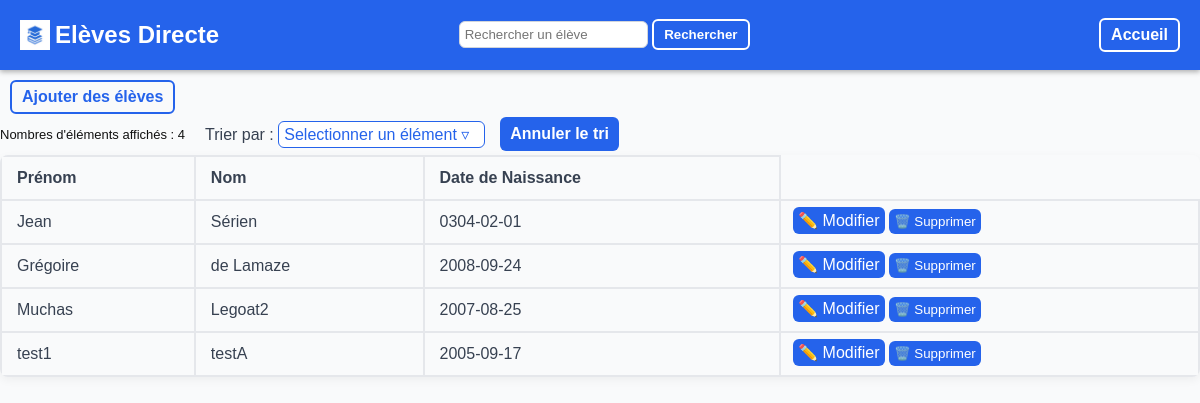
/eleve/liste, run on the app's committed database.
### tables this page shows
CREATE TABLE Eleve (
    Id INTEGER PRIMARY KEY AUTOINCREMENT,
    Prenom TEXT NOT NULL,
    Nom TEXT NOT NULL,
    Date_de_Naissance DATE NOT NULL,
    Id_Classe INTEGER,
    FOREIGN KEY (Id_Classe)
        REFERENCES Classe(Id)
        ON DELETE CASCADE
        ON UPDATE CASCADE
    );

### Backend.py (the view, shortened to what this page needs)
@app.route('/eleve/liste', methods=["POST","GET"])
def liste():
    return render_template('liste.html', valeurs=execute_sql("SELECT * FROM Eleve"), colonnes=colonnes_eleve, infos= {"element" : "élève","URL_ajout": "/eleve/ajout", "titre": "Ajouter des élèves", "ajout_boutton": "Ajouter des élèves" })

### Backend.py (called while the page is built)
def execute_sql(commande, argument=()):
    conn = sqlite3.connect(DB_NAME)
    c = conn.cursor()
    c.execute(commande, argument)
    valeurs = c.fetchall()
    conn.commit()
    conn.close()
    return valeurs

### templates/liste.html (shortened to what this page needs)
<!DOCTYPE html>
<html lang="fr">
<head>
    <link rel="stylesheet" href="../static/styles.css">
</head>
<body>
    {% include "composants/topbar.html" %}
   <a class="back_button" href='{{infos["URL_ajout"]}}'>{{infos["ajout_boutton"]}}</a>
        <div class="haut_tableau">
            <p id="compteur_text" class="compteur">Nombres d'éléments affichés : <span id="compteur"></span></p>
            <div class="dropdown" id="dropdown">
                <label for="dropdown">Trier par : </label>
                <div class="dropdown-button" onclick="toggleMenu()">Selectionner un élément &#9663;
                </div>
            </div>
            <a href='{{infos["URL_actuelle"]}}' class="annuler-button">Annuler le tri</a>
        </div>
    <table>
        <tr>
        {% for c in colonnes %}
            <th>{{ c["titre"] }}</th>
        {% endfor %}
        </tr>
        {% for v in valeurs %}
        <tr>
            {% for c in colonnes %}
            <td>{{v[c["order"]]}}</td>
            {% endfor %}
            <td class="button_case">
                <form class="actions-buttons-form" method="POST">
                    <a href="/update?id={{ v[0] }}">✏️ Modifier</a>
                    <button type="submit">🗑️ Supprimer</button>
                </form>
            </td>
        </tr>
        {% endfor %}
    </table>
</body>
</html>

### templates/composants/topbar.html (shortened to what this page needs)
<div class="topbar">
        <a class="logo" href="/">
        <img src="../static/icon.png" alt="">
        <h2>Elèves Directe</h2>
        </a>
        <form >
            <input type="text" name="recherche" placeholder="Rechercher un {{infos['element']}}" value="{{ recherche }}">
        <button type="submit">Rechercher</button>
    </form>
    <nav>
        <a href='/' class="ajout_button"  >Accueil</a>
    </nav>
    </div>

### static/styles.css (style rules this page uses)
body { font-family: Arial, sans-serif; background-color: #f9fafb; color: #2563eb; margin: 0; }
.ajout_button { display: inline-block; border: 2px solid white; border-radius: 6px; padding: 6px 10px; text-decoration: none; font-weight: bold; color: white; cursor: pointer; }
table { width : 100%; box-shadow: 0 3px 10px rgba(0,0,0,0.05); border-collapse: collapse; border-radius: 8px; overflow: hidden; }
th, td { border: 2px solid #e5e7eb; overflow: hidden; text-align: left; color: #374151; padding: 12px 15px; }
input { color: #000000; padding: 5px; border : 1px solid #d1d5db; outline: none; transition: border-color 0.2s; border-radius: 6px; cursor: text; }
label { color: #374151; }
.button_case { padding: 1px; gap: 10px; align-items: center; width:min-content; }
.button_case button { background-color: #2563eb; color : white; border: none; padding: 5px; border-radius: 6px; cursor: pointer; }
.button_case a { background-color: #2563eb; color : white; border: none; padding: 5px; border-radius: 6px; cursor: pointer; text-decoration: none; }
.back_button { display: inline-block; border: 2px solid #2563eb; border-radius: 6px; padding: 6px 10px; text-decoration: none; font-weight: bold; color: #2563eb; cursor: pointer; margin-top: 10px; margin-left: 10px; }
.actions-buttons-form { padding: 1px; gap: 10px; align-items: center; margin-left: 10px; }
.topbar { background-color: #2563eb; color: white; display: flex; justify-content: space-between; align-items: center; padding: 1px 20px; box-shadow: 0 2px 5px rgba(0, 0, 0, 0.3); }
.topbar button { display: inline-block; border: 2px solid white; border-radius: 6px; padding: 6px 10px; text-decoration: none; font-weight: bold; color: white; background-color: #2563eb; cursor: pointer; }
.topbar form { align-content: center; }
.topbar img { width: 30px; height: 30px; margin-right: 5px; }
.topbar nav { margin-left: 110px; }
.logo { display: flex; align-items: center; text-decoration: none; color: white; }
.dropdown-button { display: inline-block; border: 1px solid #2563eb; border-radius: 6px; padding: 3px 5px; color: #2563eb; background-color: white; margin-right: 5px; cursor: pointer; width: 195px; }
.dropdown { position: relative; display: inline-block; margin-left: 20px; }
.compteur { color: #111; font-size: small; }
.haut_tableau { display: flex; align-items: center; margin: 0; }
.annuler-button { background-color: #2563eb; color : white; border: none; padding: 8px 10px; border-radius: 6px; cursor: pointer; font-weight: bold; cursor: pointer; text-decoration: none; margin-left: 10px ; }

### data on the page
Eleve: Prenom "Jean" "Sérien" "0304-02-01"
Eleve: Prenom "Grégoire" "de Lamaze" "2008-09-24"
Eleve: Prenom "Muchas" "Legoat2" "2007-08-25"
Eleve: Prenom "test1" "testA" "2005-09-17"

### other printed values
{{ infos["ajout_boutton"] }} "Ajouter des élèves"
{{ c["titre"] }} "Prénom" "Nom" "Date de Naissance"
